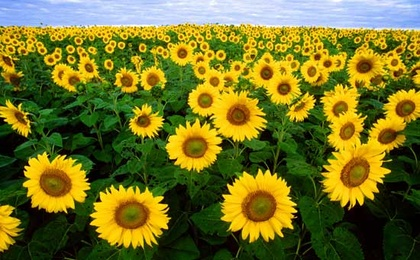
%> input picture flowers.jpg, 420 x 260 px, shrunk from 550 x 340 before the run
$ octave Dip1.m   (GNU Octave 9; MATLAB toolbox functions it lacks are replaced by stand-ins)
%> lines starting %> are read from the running program, lines starting %| are printed output that depends on the picture
### g2rgb.m
function gry= g2rgb (I)
[x,y,z] =size(I);
R=I(:,:,1);
G=I(:,:,2);
B=I(:,:,3);
for i=1:x
    for j=1:y
       gry(i,j)=(R(i,j)*0.299)+(G(i,j)*0.587)+(B(i,j)*0.114);
    end
end

end

### Dip1.m

%Read an image in matlab using imread
I= imread('flowers.jpg');
%> I is the input picture: size 260x420x3 uint8; mean R, G, B 115.5, 114, 37.7

%Show that image using imshow
figure
imshow(I)

%Convert that image to grayscale using rgb2gray
a=rgb2gray(I);
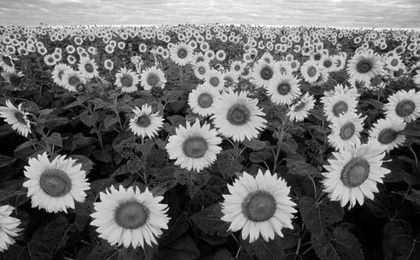
%> a: size 260x420 uint8; min 0, max 254, mean 105.7


%Write your own function which gives the same output as rgb2gray
b=g2rgb(I);
%> in g2rgb, `R=I(:,:,1);`:
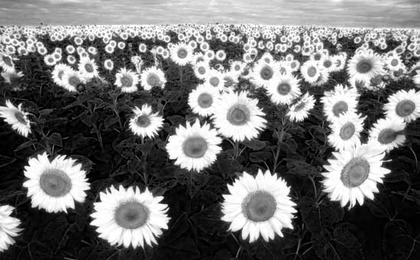
%> R: size 260x420 uint8; min 0, max 255, mean 115.5
%> in g2rgb, `G=I(:,:,2);`:
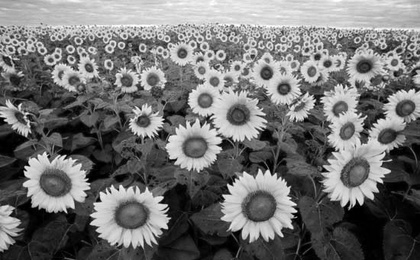
%> G: size 260x420 uint8; min 0, max 255, mean 114
%> in g2rgb, `B=I(:,:,3);`:
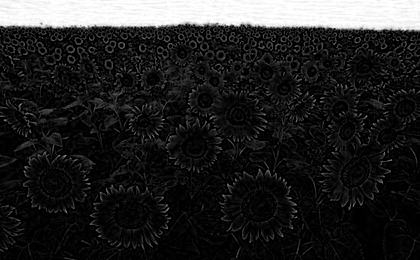
%> B: size 260x420 uint8; min 0, max 255, mean 37.7


subplot(3,1,1),imshow(I),title('Source Image')
subplot(3,1,2),imshow(a),title('Matlab Grey Function')
subplot(3,1,3),imshow(b),title('My own Function')
